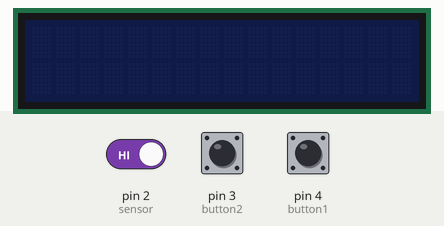
Recording of a sketch running on a simulated Arduino Uno, built with avr-gcc and run on an emulated ATmega328P. Shown: 16×2 character LCD. Inputs (shaded band) come from the test bench; at power-on: pin 3 (button2) LOW, pin 4 (button1) LOW, pin 2 (sensor) HIGH. What the sketch prints to the serial monitor is not drawn.

Above: at 2.2 s.
2.3 s: pin 3 (button2) pulled HIGH for 3.2 s
At 6.7 s:
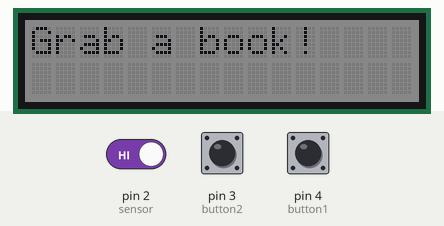
7.0 s: pin 4 (button1) pulled HIGH for 0.3 s
At 7.22 s:
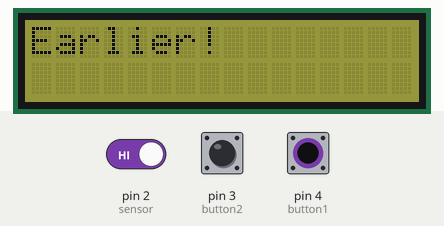
8.8 s: pin 2 (sensor) driven LOW
At 10.1 s:
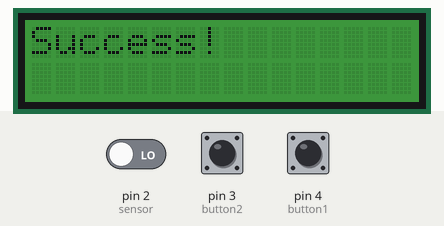
10.4 s: pin 2 (sensor) driven HIGH
At 11.1 s:
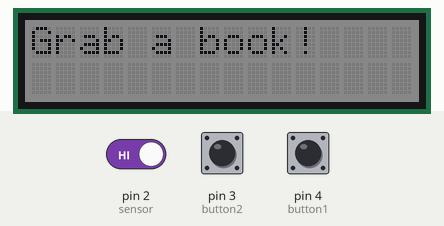
12.1 s: pin 4 (button1) pulled HIGH for 3.2 s
At 16.2 s:
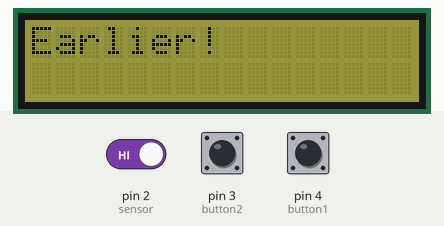
Timing chart, 0 to 17.7 s (numbered marks = the images above; inputs shaded):
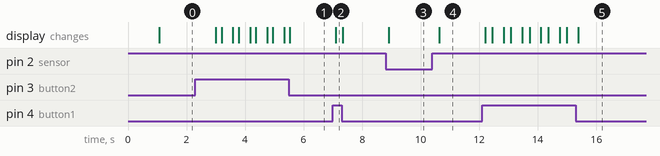

The sketch:

sketch_nov28a_off_v2.ino
```cpp
#include <Wire.h>
#include "rgb_lcd.h"

rgb_lcd lcd;

const int colorR = 100;
const int colorG = 100;
const int colorB = 100;
int sensor = 2;
int button1 = 4;
int button2 = 3;
int state = 0;

void setup() {
  lcd.begin(16, 2);
  lcd.setRGB(colorR, colorG, colorB);
  delay(1000);

  pinMode(sensor, INPUT);
  pinMode(button1, INPUT);
  pinMode(button2, INPUT);
  Serial.begin(9600);
}

void loop() {
  // Intial state (screen light off until students take out the first book)
  if (state == 0){
    lcd.clear();
    lcd.setRGB(0, 0, 0);
    delay(100);
    if (digitalRead(sensor) == LOW)
      state = 2;
    else if (digitalRead(button1) == 1)
      state = 3;
    else if (digitalRead(button2) == 1)
      state = 4;
    delay(300);
  }
  // Fist state: intermezzo
  else if (state == 1){
    lcd.clear();
    lcd.setRGB(colorR, colorG, colorB);
    lcd.print("Grab a book!");
    delay(300);
    if (digitalRead(sensor) == LOW)
      state = 2;
    else if (digitalRead(button1) == 1)
      state = 3;
    else if (digitalRead(button2) == 1)
      state = 4;
  }
  // Second state: success
  else if (state == 2){
    lcd.clear();
    lcd.setRGB(0, 120, 0);
    lcd.print("Success!");
    delay(100);
    if (digitalRead(sensor) == HIGH)
      state = 1;
  }
  // Third state: Earlier
  else if (state == 3){
    lcd.clear();
    lcd.setRGB(120, 120, 0);
    lcd.print("Earlier!");
    delay(150);
    if (digitalRead(button1) == 1)
      state = 1;
  }
  // Fourth state: Later
  else if (state == 4){
    lcd.clear();
    lcd.setRGB(0, 50, 100);
    lcd.print("Later!");
    delay(100);
    if (digitalRead(button2) == 1)
      state = 1;
  }
  delay(80);
  Serial.println(digitalRead(sensor));
}
```

Measured:
- after the input at 2.3 s, the display: first changes after 0.70 s (image 1 shows a later state)
- after the input at 7.0 s, the display: changes after 0.10 s (image 2)
- after the input at 8.8 s, the display: changes after 0.12 s (image 3)
- after the input at 10.4 s, the display: changes after 0.24 s (image 4)
- after the input at 12.1 s, the display: changes after 0.11 s (image 5)
